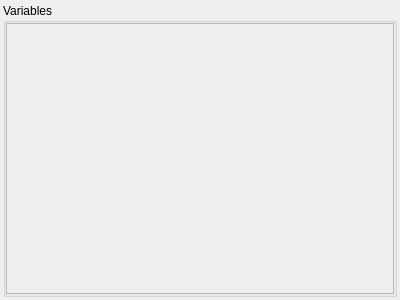
<?xml version="1.0" encoding="UTF-8"?>
<ui version="4.0">
 <class>Variables</class>
 <widget class="QWidget" name="Variables">
  <property name="geometry">
   <rect>
    <x>0</x>
    <y>0</y>
    <width>400</width>
    <height>300</height>
   </rect>
  </property>
  <property name="minimumSize">
   <size>
    <width>350</width>
    <height>250</height>
   </size>
  </property>
  <property name="windowTitle">
   <string>Form</string>
  </property>
  <layout class="QGridLayout" name="gridLayout">
   <property name="leftMargin">
    <number>3</number>
   </property>
   <property name="topMargin">
    <number>3</number>
   </property>
   <property name="rightMargin">
    <number>3</number>
   </property>
   <property name="bottomMargin">
    <number>3</number>
   </property>
   <item row="0" column="0">
    <widget class="QGroupBox" name="groupBox">
     <property name="title">
      <string>Variables</string>
     </property>
     <layout class="QVBoxLayout" name="verticalLayout">
      <property name="leftMargin">
       <number>0</number>
      </property>
      <property name="topMargin">
       <number>0</number>
      </property>
      <property name="rightMargin">
       <number>0</number>
      </property>
      <property name="bottomMargin">
       <number>0</number>
      </property>
      <item>
       <widget class="QScrollArea" name="scrollArea">
        <property name="widgetResizable">
         <bool>true</bool>
        </property>
        <widget class="QWidget" name="scrollAreaWidgetContents">
         <property name="geometry">
          <rect>
           <x>0</x>
           <y>0</y>
           <width>386</width>
           <height>267</height>
          </rect>
         </property>
         <layout class="QVBoxLayout" name="verticalLayout_2">
          <item>
           <layout class="QVBoxLayout" name="containerVars"/>
          </item>
         </layout>
        </widget>
       </widget>
      </item>
     </layout>
    </widget>
   </item>
  </layout>
 </widget>
 <resources/>
 <connections/>
</ui>
